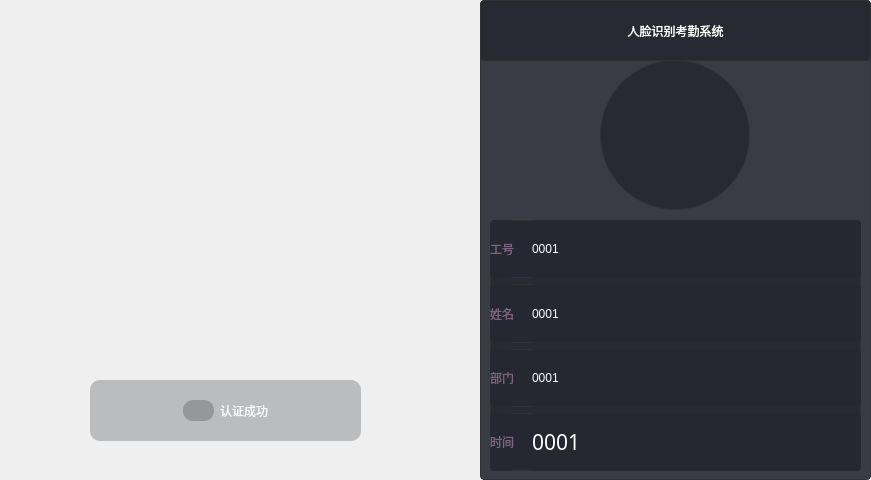
<?xml version="1.0" encoding="UTF-8"?>
<ui version="4.0">
 <class>FaceAttendence</class>
 <widget class="QMainWindow" name="FaceAttendence">
  <property name="geometry">
   <rect>
    <x>0</x>
    <y>0</y>
    <width>871</width>
    <height>480</height>
   </rect>
  </property>
  <property name="windowTitle">
   <string>FaceAttendence</string>
  </property>
  <widget class="QWidget" name="centralwidget">
   <widget class="QWidget" name="videoWidget" native="true">
    <property name="geometry">
     <rect>
      <x>0</x>
      <y>0</y>
      <width>480</width>
      <height>480</height>
     </rect>
    </property>
    <property name="styleSheet">
     <string notr="true"/>
    </property>
    <widget class="QWidget" name="widget_2" native="true">
     <property name="geometry">
      <rect>
       <x>90</x>
       <y>380</y>
       <width>271</width>
       <height>61</height>
      </rect>
     </property>
     <property name="styleSheet">
      <string notr="true">border-radius:10px;
background-color: rgba(49, 50, 54,69);</string>
     </property>
     <layout class="QHBoxLayout" name="horizontalLayout_2">
      <item>
       <spacer name="horizontalSpacer">
        <property name="orientation">
         <enum>Qt::Horizontal</enum>
        </property>
        <property name="sizeHint" stdset="0">
         <size>
          <width>40</width>
          <height>20</height>
         </size>
        </property>
       </spacer>
      </item>
      <item>
       <layout class="QHBoxLayout" name="horizontalLayout">
        <item>
         <widget class="QLabel" name="label">
          <property name="minimumSize">
           <size>
            <width>31</width>
            <height>21</height>
           </size>
          </property>
          <property name="maximumSize">
           <size>
            <width>31</width>
            <height>21</height>
           </size>
          </property>
          <property name="styleSheet">
           <string notr="true">border-image: url(:/yes.png);</string>
          </property>
          <property name="text">
           <string/>
          </property>
         </widget>
        </item>
        <item>
         <widget class="QLabel" name="widgetLb">
          <property name="styleSheet">
           <string notr="true">font: 25 24pt &quot;微软雅黑 Light&quot;;
border:none;
background-color: rgba(49, 50, 54,0);
color: rgb(255, 255, 255);</string>
          </property>
          <property name="text">
           <string>认证成功</string>
          </property>
         </widget>
        </item>
       </layout>
      </item>
      <item>
       <spacer name="horizontalSpacer_2">
        <property name="orientation">
         <enum>Qt::Horizontal</enum>
        </property>
        <property name="sizeHint" stdset="0">
         <size>
          <width>40</width>
          <height>20</height>
         </size>
        </property>
       </spacer>
      </item>
     </layout>
    </widget>
    <widget class="QLabel" name="headpicLb">
     <property name="geometry">
      <rect>
       <x>100</x>
       <y>60</y>
       <width>266</width>
       <height>266</height>
      </rect>
     </property>
     <property name="styleSheet">
      <string notr="true">border-image: url(:/crc.png);</string>
     </property>
     <property name="text">
      <string/>
     </property>
    </widget>
    <widget class="QLabel" name="videoLb">
     <property name="geometry">
      <rect>
       <x>0</x>
       <y>0</y>
       <width>480</width>
       <height>480</height>
      </rect>
     </property>
     <property name="text">
      <string/>
     </property>
    </widget>
    <zorder>videoLb</zorder>
    <zorder>widget_2</zorder>
    <zorder>headpicLb</zorder>
   </widget>
   <widget class="QWidget" name="widget_3" native="true">
    <property name="geometry">
     <rect>
      <x>480</x>
      <y>0</y>
      <width>391</width>
      <height>480</height>
     </rect>
    </property>
    <property name="styleSheet">
     <string notr="true">QWidget{
	border:1px solid #313236;
	border-radius:4px;
	
	background-color: rgba(37, 40, 49,0.9);
}

QWidget#titleLb{
	
	font: 24pt &quot;微软雅黑&quot;;
	color: rgb(255, 255, 255);
}

QWidget#headLb{
	border-radius:75px;
}</string>
    </property>
    <widget class="QLabel" name="titleLb">
     <property name="geometry">
      <rect>
       <x>0</x>
       <y>0</y>
       <width>391</width>
       <height>61</height>
      </rect>
     </property>
     <property name="text">
      <string>人脸识别考勤系统</string>
     </property>
     <property name="alignment">
      <set>Qt::AlignCenter</set>
     </property>
    </widget>
    <widget class="QLabel" name="headLb">
     <property name="geometry">
      <rect>
       <x>120</x>
       <y>60</y>
       <width>150</width>
       <height>150</height>
      </rect>
     </property>
     <property name="text">
      <string/>
     </property>
    </widget>
    <widget class="QWidget" name="layoutWidget">
     <property name="geometry">
      <rect>
       <x>10</x>
       <y>220</y>
       <width>371</width>
       <height>251</height>
      </rect>
     </property>
     <layout class="QVBoxLayout" name="verticalLayout">
      <item>
       <widget class="QWidget" name="widget_4" native="true">
        <property name="styleSheet">
         <string notr="true">QWidget{
	border:1px solid #313236;
	border-radius:4px;
	background-color: rgb(37, 40, 49,0.9);
}

QLabel{
	border:none;
	color: rgb(125, 100, 127);
	
	font: 16pt &quot;微软雅黑&quot;;
}

QLineEdit{
	border:none;
	
	color: rgb(255, 255, 255);
	font: 16pt &quot;微软雅黑&quot;;
}</string>
        </property>
        <layout class="QHBoxLayout" name="horizontalLayout_3">
         <property name="leftMargin">
          <number>0</number>
         </property>
         <property name="topMargin">
          <number>0</number>
         </property>
         <property name="rightMargin">
          <number>0</number>
         </property>
         <property name="bottomMargin">
          <number>0</number>
         </property>
         <item>
          <widget class="QLabel" name="label_6">
           <property name="text">
            <string>工号</string>
           </property>
          </widget>
         </item>
         <item>
          <spacer name="horizontalSpacer_3">
           <property name="orientation">
            <enum>Qt::Horizontal</enum>
           </property>
           <property name="sizeType">
            <enum>QSizePolicy::Fixed</enum>
           </property>
           <property name="sizeHint" stdset="0">
            <size>
             <width>10</width>
             <height>20</height>
            </size>
           </property>
          </spacer>
         </item>
         <item>
          <widget class="QLineEdit" name="numberEdit">
           <property name="enabled">
            <bool>false</bool>
           </property>
           <property name="sizePolicy">
            <sizepolicy hsizetype="Expanding" vsizetype="Expanding">
             <horstretch>0</horstretch>
             <verstretch>0</verstretch>
            </sizepolicy>
           </property>
           <property name="text">
            <string>0001</string>
           </property>
          </widget>
         </item>
        </layout>
       </widget>
      </item>
      <item>
       <widget class="QWidget" name="widget_5" native="true">
        <property name="styleSheet">
         <string notr="true">QWidget{
	border:1px solid #313236;
	border-radius:4px;
	background-color: rgb(37, 40, 49,0.9);
}

QLabel{
	border:none;
	color: rgb(125, 100, 127);
	
	font: 16pt &quot;微软雅黑&quot;;
}

QLineEdit{
	border:none;
	
	color: rgb(255, 255, 255);
	font: 16pt &quot;微软雅黑&quot;;
}</string>
        </property>
        <layout class="QHBoxLayout" name="horizontalLayout_4">
         <property name="leftMargin">
          <number>0</number>
         </property>
         <property name="topMargin">
          <number>0</number>
         </property>
         <property name="rightMargin">
          <number>0</number>
         </property>
         <property name="bottomMargin">
          <number>0</number>
         </property>
         <item>
          <widget class="QLabel" name="label_7">
           <property name="text">
            <string>姓名</string>
           </property>
          </widget>
         </item>
         <item>
          <spacer name="horizontalSpacer_4">
           <property name="orientation">
            <enum>Qt::Horizontal</enum>
           </property>
           <property name="sizeType">
            <enum>QSizePolicy::Fixed</enum>
           </property>
           <property name="sizeHint" stdset="0">
            <size>
             <width>10</width>
             <height>20</height>
            </size>
           </property>
          </spacer>
         </item>
         <item>
          <widget class="QLineEdit" name="nameEdit">
           <property name="enabled">
            <bool>false</bool>
           </property>
           <property name="sizePolicy">
            <sizepolicy hsizetype="Expanding" vsizetype="Expanding">
             <horstretch>0</horstretch>
             <verstretch>0</verstretch>
            </sizepolicy>
           </property>
           <property name="text">
            <string>0001</string>
           </property>
          </widget>
         </item>
        </layout>
       </widget>
      </item>
      <item>
       <widget class="QWidget" name="widget_6" native="true">
        <property name="styleSheet">
         <string notr="true">QWidget{
	border:1px solid #313236;
	border-radius:4px;
	background-color: rgb(37, 40, 49,0.9);
}

QLabel{
	border:none;
	color: rgb(125, 100, 127);
	
	font: 16pt &quot;微软雅黑&quot;;
}

QLineEdit{
	border:none;
	
	color: rgb(255, 255, 255);
	font: 16pt &quot;微软雅黑&quot;;
}</string>
        </property>
        <layout class="QHBoxLayout" name="horizontalLayout_5">
         <property name="leftMargin">
          <number>0</number>
         </property>
         <property name="topMargin">
          <number>0</number>
         </property>
         <property name="rightMargin">
          <number>0</number>
         </property>
         <property name="bottomMargin">
          <number>0</number>
         </property>
         <item>
          <widget class="QLabel" name="label_8">
           <property name="text">
            <string>部门</string>
           </property>
          </widget>
         </item>
         <item>
          <spacer name="horizontalSpacer_5">
           <property name="orientation">
            <enum>Qt::Horizontal</enum>
           </property>
           <property name="sizeType">
            <enum>QSizePolicy::Fixed</enum>
           </property>
           <property name="sizeHint" stdset="0">
            <size>
             <width>10</width>
             <height>20</height>
            </size>
           </property>
          </spacer>
         </item>
         <item>
          <widget class="QLineEdit" name="departmentEdit">
           <property name="enabled">
            <bool>false</bool>
           </property>
           <property name="sizePolicy">
            <sizepolicy hsizetype="Expanding" vsizetype="Expanding">
             <horstretch>0</horstretch>
             <verstretch>0</verstretch>
            </sizepolicy>
           </property>
           <property name="text">
            <string>0001</string>
           </property>
          </widget>
         </item>
        </layout>
       </widget>
      </item>
      <item>
       <widget class="QWidget" name="widget_7" native="true">
        <property name="styleSheet">
         <string notr="true">QWidget{
	border:1px solid #313236;
	border-radius:4px;
	background-color: rgb(37, 40, 49,0.9);
}

QLabel{
	border:none;
	color: rgb(125, 100, 127);
	
	font: 16pt &quot;微软雅黑&quot;;
}

QLineEdit{
	border:none;
	
	color: rgb(255, 255, 255);
	font: 16pt &quot;微软雅黑&quot;;
}</string>
        </property>
        <layout class="QHBoxLayout" name="horizontalLayout_6">
         <property name="leftMargin">
          <number>0</number>
         </property>
         <property name="topMargin">
          <number>0</number>
         </property>
         <property name="rightMargin">
          <number>0</number>
         </property>
         <property name="bottomMargin">
          <number>0</number>
         </property>
         <item>
          <widget class="QLabel" name="label_9">
           <property name="text">
            <string>时间</string>
           </property>
          </widget>
         </item>
         <item>
          <spacer name="horizontalSpacer_6">
           <property name="orientation">
            <enum>Qt::Horizontal</enum>
           </property>
           <property name="sizeType">
            <enum>QSizePolicy::Fixed</enum>
           </property>
           <property name="sizeHint" stdset="0">
            <size>
             <width>10</width>
             <height>20</height>
            </size>
           </property>
          </spacer>
         </item>
         <item>
          <widget class="QLineEdit" name="timeEdit">
           <property name="enabled">
            <bool>false</bool>
           </property>
           <property name="sizePolicy">
            <sizepolicy hsizetype="Expanding" vsizetype="Expanding">
             <horstretch>0</horstretch>
             <verstretch>0</verstretch>
            </sizepolicy>
           </property>
           <property name="font">
            <font>
             <family>微软雅黑</family>
             <pointsize>16</pointsize>
             <weight>50</weight>
             <italic>false</italic>
             <bold>false</bold>
            </font>
           </property>
           <property name="text">
            <string>0001</string>
           </property>
          </widget>
         </item>
        </layout>
       </widget>
      </item>
     </layout>
    </widget>
   </widget>
  </widget>
 </widget>
 <resources/>
 <connections/>
</ui>
